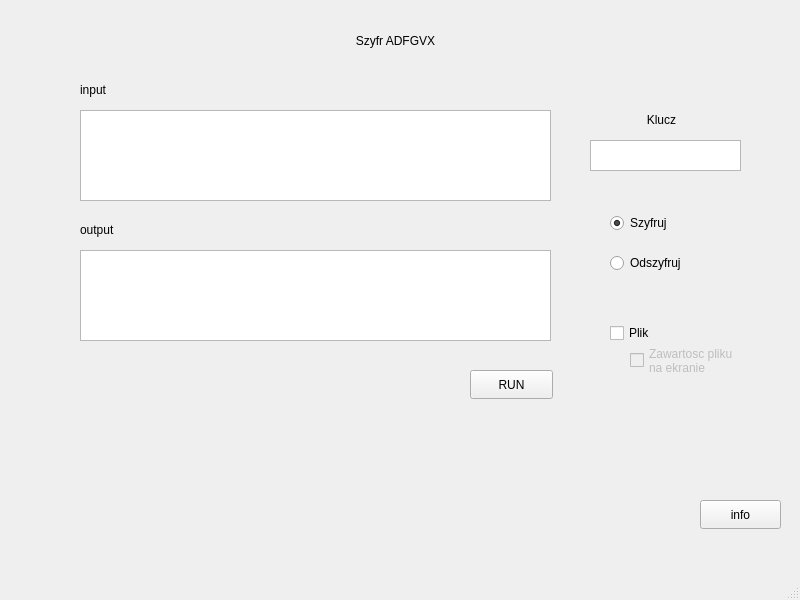
<?xml version="1.0" encoding="UTF-8"?>
<ui version="4.0">
 <class>MainWindow</class>
 <widget class="QMainWindow" name="MainWindow">
  <property name="enabled">
   <bool>true</bool>
  </property>
  <property name="geometry">
   <rect>
    <x>0</x>
    <y>0</y>
    <width>800</width>
    <height>600</height>
   </rect>
  </property>
  <property name="windowTitle">
   <string>MainWindow</string>
  </property>
  <widget class="QWidget" name="centralwidget">
   <widget class="QRadioButton" name="code">
    <property name="geometry">
     <rect>
      <x>610</x>
      <y>210</y>
      <width>112</width>
      <height>26</height>
     </rect>
    </property>
    <property name="text">
     <string>Szyfruj</string>
    </property>
    <property name="checked">
     <bool>true</bool>
    </property>
   </widget>
   <widget class="QRadioButton" name="decode">
    <property name="geometry">
     <rect>
      <x>610</x>
      <y>250</y>
      <width>112</width>
      <height>26</height>
     </rect>
    </property>
    <property name="text">
     <string>Odszyfruj</string>
    </property>
   </widget>
   <widget class="QLabel" name="labelTitle">
    <property name="geometry">
     <rect>
      <x>300</x>
      <y>10</y>
      <width>191</width>
      <height>61</height>
     </rect>
    </property>
    <property name="text">
     <string>Szyfr ADFGVX</string>
    </property>
    <property name="alignment">
     <set>Qt::AlignCenter</set>
    </property>
   </widget>
   <widget class="QTextEdit" name="textFrom">
    <property name="geometry">
     <rect>
      <x>80</x>
      <y>110</y>
      <width>471</width>
      <height>91</height>
     </rect>
    </property>
   </widget>
   <widget class="QTextEdit" name="textTo">
    <property name="geometry">
     <rect>
      <x>80</x>
      <y>250</y>
      <width>471</width>
      <height>91</height>
     </rect>
    </property>
   </widget>
   <widget class="QPushButton" name="butt_run">
    <property name="geometry">
     <rect>
      <x>470</x>
      <y>370</y>
      <width>83</width>
      <height>29</height>
     </rect>
    </property>
    <property name="text">
     <string>RUN</string>
    </property>
   </widget>
   <widget class="QPushButton" name="pushButton_2">
    <property name="geometry">
     <rect>
      <x>700</x>
      <y>500</y>
      <width>81</width>
      <height>29</height>
     </rect>
    </property>
    <property name="text">
     <string>info</string>
    </property>
   </widget>
   <widget class="QTextEdit" name="textKey">
    <property name="geometry">
     <rect>
      <x>590</x>
      <y>140</y>
      <width>151</width>
      <height>31</height>
     </rect>
    </property>
   </widget>
   <widget class="QLabel" name="labelKey">
    <property name="geometry">
     <rect>
      <x>630</x>
      <y>110</y>
      <width>63</width>
      <height>20</height>
     </rect>
    </property>
    <property name="text">
     <string>Klucz</string>
    </property>
    <property name="alignment">
     <set>Qt::AlignCenter</set>
    </property>
   </widget>
   <widget class="QCheckBox" name="checkBox_file">
    <property name="geometry">
     <rect>
      <x>610</x>
      <y>320</y>
      <width>93</width>
      <height>26</height>
     </rect>
    </property>
    <property name="text">
     <string>Plik</string>
    </property>
   </widget>
   <widget class="QCheckBox" name="checkBox_fileShow">
    <property name="enabled">
     <bool>false</bool>
    </property>
    <property name="geometry">
     <rect>
      <x>630</x>
      <y>340</y>
      <width>141</width>
      <height>41</height>
     </rect>
    </property>
    <property name="text">
     <string>Zawartosc pliku 
na ekranie</string>
    </property>
   </widget>
   <widget class="QLabel" name="label">
    <property name="geometry">
     <rect>
      <x>80</x>
      <y>80</y>
      <width>63</width>
      <height>20</height>
     </rect>
    </property>
    <property name="text">
     <string>input</string>
    </property>
   </widget>
   <widget class="QLabel" name="label_2">
    <property name="geometry">
     <rect>
      <x>80</x>
      <y>220</y>
      <width>63</width>
      <height>20</height>
     </rect>
    </property>
    <property name="text">
     <string>output</string>
    </property>
   </widget>
  </widget>
  <widget class="QMenuBar" name="menubar">
   <property name="geometry">
    <rect>
     <x>0</x>
     <y>0</y>
     <width>800</width>
     <height>25</height>
    </rect>
   </property>
  </widget>
  <widget class="QStatusBar" name="statusbar"/>
 </widget>
 <resources/>
 <connections/>
</ui>
